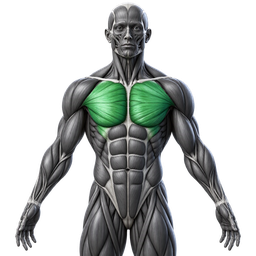
#> input picture frontend/assets/muscle_groups/chest.png, 256 x 256 px; its folder holds 4 pictures in this run
$ python optimize_muscle_icons.py
#> lines starting #> are read from the running program, lines starting #| are printed output that depends on the picture
from pathlib import Path
import shutil
from PIL import Image, ImageDraw

root = Path(__file__).resolve().parents[1]
assets = root / 'assets' / 'muscle_groups'
originals = root.parent / 'references' / 'generated-muscle-groups'
originals.mkdir(parents=True, exist_ok=True)
preview = root / 'build' / 'preview'
preview.mkdir(parents=True, exist_ok=True)
codes = ['chest', 'arms', 'back', 'legs', 'shoulders', 'core', 'full_body', 'cardio']
colors = ['#69B985', '#D36B6B', '#6598D1', '#A4BE5F', '#67B8C7', '#A17AC5', '#D69A5D', '#D77C9E']

sheet = Image.new('RGB', (4 * 280, 2 * 300), '#1E1E1E')
#> sheet: PIL image 1120x600 RGB; every value is 30
draw = ImageDraw.Draw(sheet)
for index, (code, color) in enumerate(zip(codes, colors)):
    path = assets / f'{code}.png'
    shutil.copy2(path, originals / path.name)
    with Image.open(path) as source:
#> source is the input picture: PIL image 256x256 RGBA; mean R, G, B, A 36.2, 40.1, 38.2, 96
        source = source.convert('RGBA')
        alpha = source.getchannel('A')
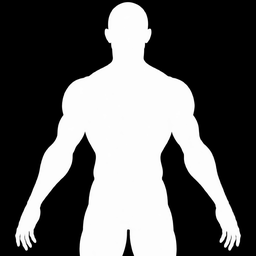
#> alpha: PIL image 256x256 L; min 0, max 255, mean 96
        transparent = sum(1 for value in alpha.getdata() if value == 0) / (source.width * source.height)
#> transparent = 0.588
        print(f'{code}: {source.size}, alpha={alpha.getextrema()}, transparent={transparent:.1%}')
#| chest: (256, 256), alpha=(0, 255), transparent=58.8%
        source.thumbnail((256, 256), Image.Resampling.LANCZOS)
        source.save(path, optimize=True)
        x = (index % 4) * 280
        y = (index // 4) * 300
        draw.rounded_rectangle((x + 20, y + 20, x + 260, y + 260), radius=32, fill='#262626', outline=color, width=2)
        tile = source.resize((216, 216), Image.Resampling.LANCZOS)
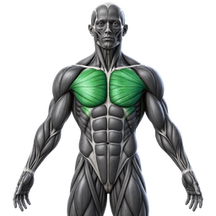
#> tile: PIL image 216x216 RGBA; mean R, G, B, A 37.5, 41.3, 39.5, 96; transparent parts drawn white
        sheet.paste(tile, (x + 32, y + 32), tile)
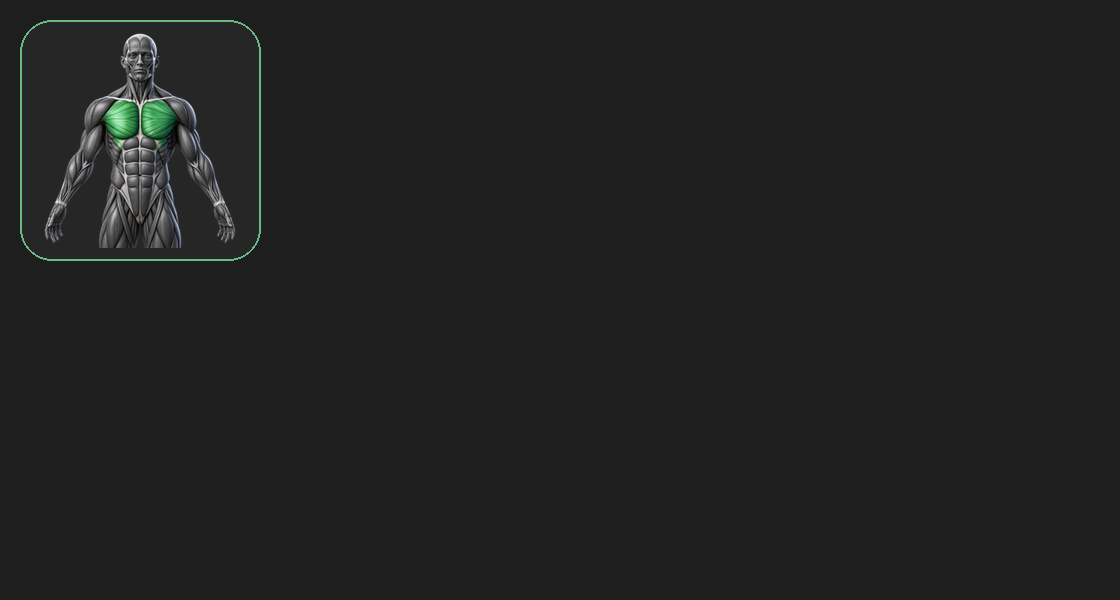
#> sheet: PIL image 1120x600 RGB; mean R, G, B 32.1, 32.6, 32.3
        draw.text((x + 24, y + 274), code, fill='#EAEAEA')
#> pass 2 of the loop `for index, (code, color) in enumerate(zip(codes, colors)):`:
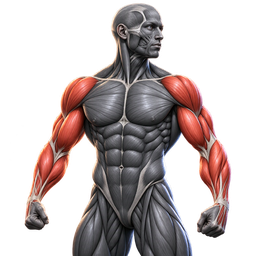
#> input picture frontend/assets/muscle_groups/arms.png, 256 x 256 px
#> source is the input picture: PIL image 256x256 RGBA; mean R, G, B, A 53.9, 42.7, 42.1, 107.3
#> `alpha = source.getchannel('A')`:
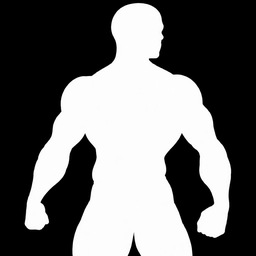
#> alpha: PIL image 256x256 L; min 0, max 255, mean 107.3
#> transparent = 0.545
#| arms: (256, 256), alpha=(0, 255), transparent=54.5%
#> `sheet.paste(tile, (x + 32, y + 32), tile)`:
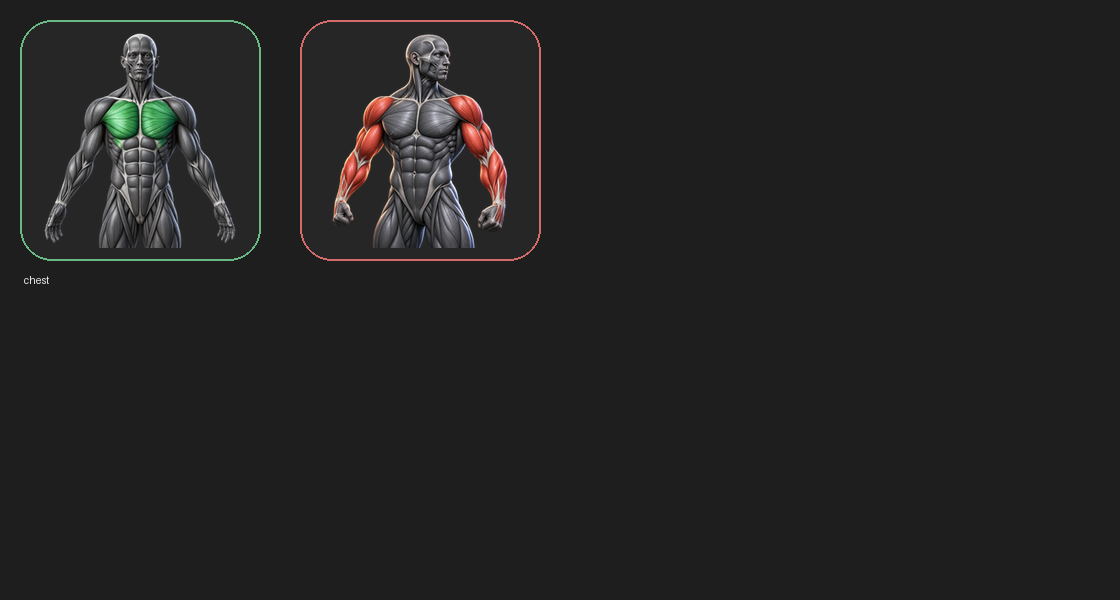
#> sheet: PIL image 1120x600 RGB; mean R, G, B 35.4, 34.9, 34.6
#> pass 3 of the loop `for index, (code, color) in enumerate(zip(codes, colors)):`:
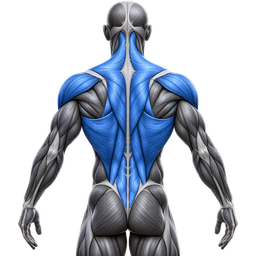
#> input picture frontend/assets/muscle_groups/back.png, 256 x 256 px
#> source is the input picture: PIL image 256x256 RGBA; mean R, G, B, A 39.9, 47.1, 59.1, 102.3
#> `alpha = source.getchannel('A')`:
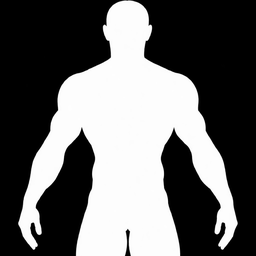
#> alpha: PIL image 256x256 L; min 0, max 255, mean 102.3
#> transparent = 0.561
#| back: (256, 256), alpha=(0, 255), transparent=56.1%
#> `sheet.paste(tile, (x + 32, y + 32), tile)`:
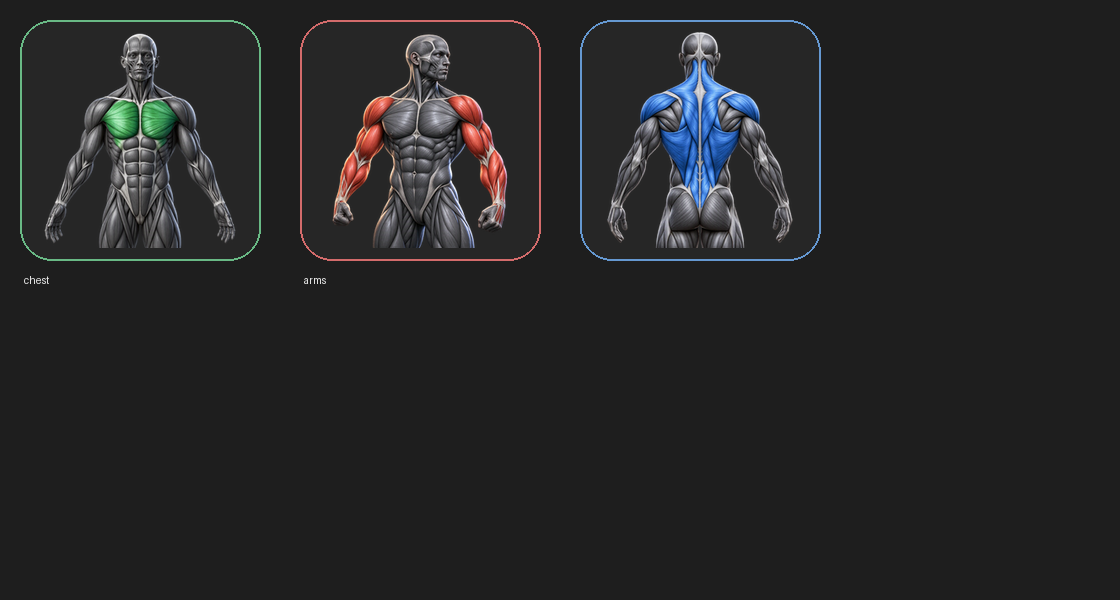
#> sheet: PIL image 1120x600 RGB; mean R, G, B 37.6, 37.7, 38.4
#> (the run stopped early here; a loop or call above may not have finished)
